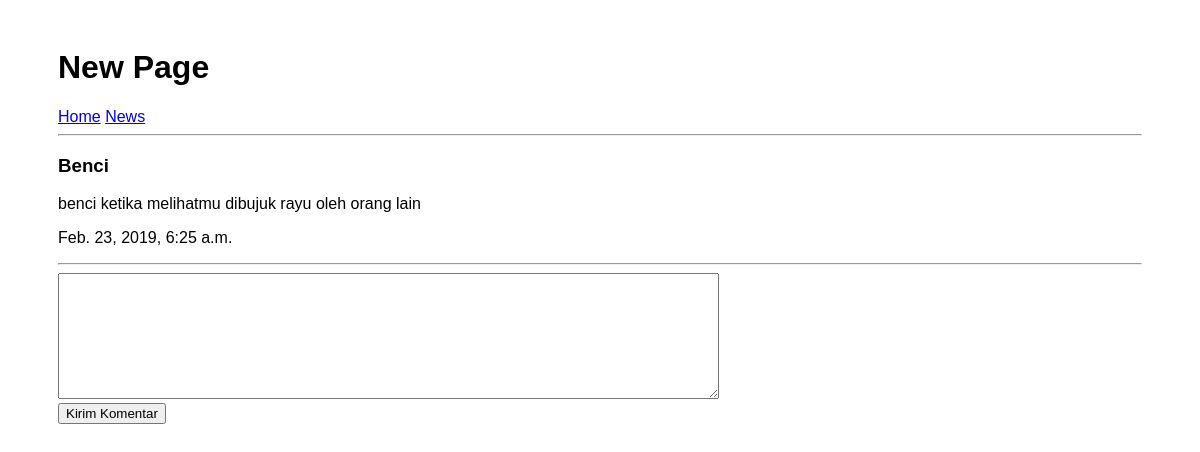
/news/4, run on an earlier commit of the app's database.
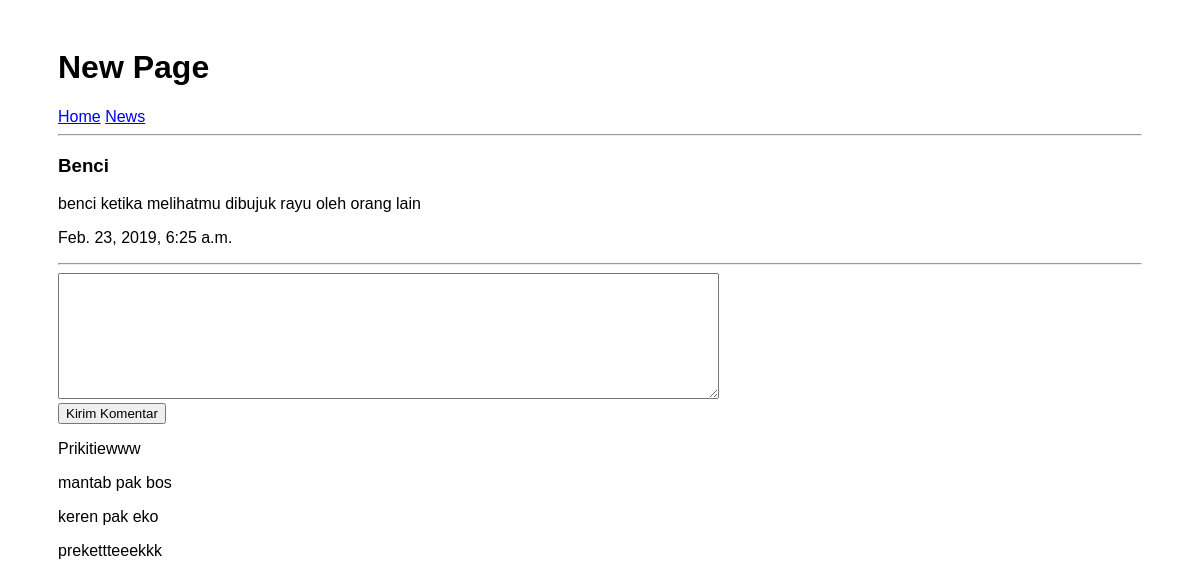
And on a later commit of the database.
### news/models.py (models this page shows)
class Comment(models.Model):
	news = models.ForeignKey(News, on_delete = models.CASCADE)
	desc = models.TextField()
	created_at = models.DateTimeField(auto_now_add = True)

### news/views.py (the view)
# urls.py: path('<int:id>', views.single),
def single(request, id):
	new = get_object_or_404(News, pk = id)
	return render(request, 'news/single.html', {'new': new})

### news/templates/news/single.html (shortened to what this page needs)
{% extends 'base.html' %}
{% block title %}
	New Page
{% endblock %}
{% block content %}
	<h3>{{ new.title }}</h3>
	<p>{{ new.desc }}</p>
	<p>{{ new.created_at }}</p>
	<hr>
	<form action="{% url 'news:comment' new.id %}" method="POST">
		<textarea name="desc" rows="8" cols="80"></textarea> <br>
		<button type="submit">Kirim Komentar</button>
	</form>
	{% for comment in new.comment_set.all %}
		<p>{{ comment.desc }}</p>
	{% endfor %}
{% endblock %}

What changed in the data, as far as the page shows it:
added Comment: desc "Prikitiewww"
added Comment: desc "mantab pak bos"
added Comment: desc "keren pak eko"
added Comment: desc "prekettteeekkk"
